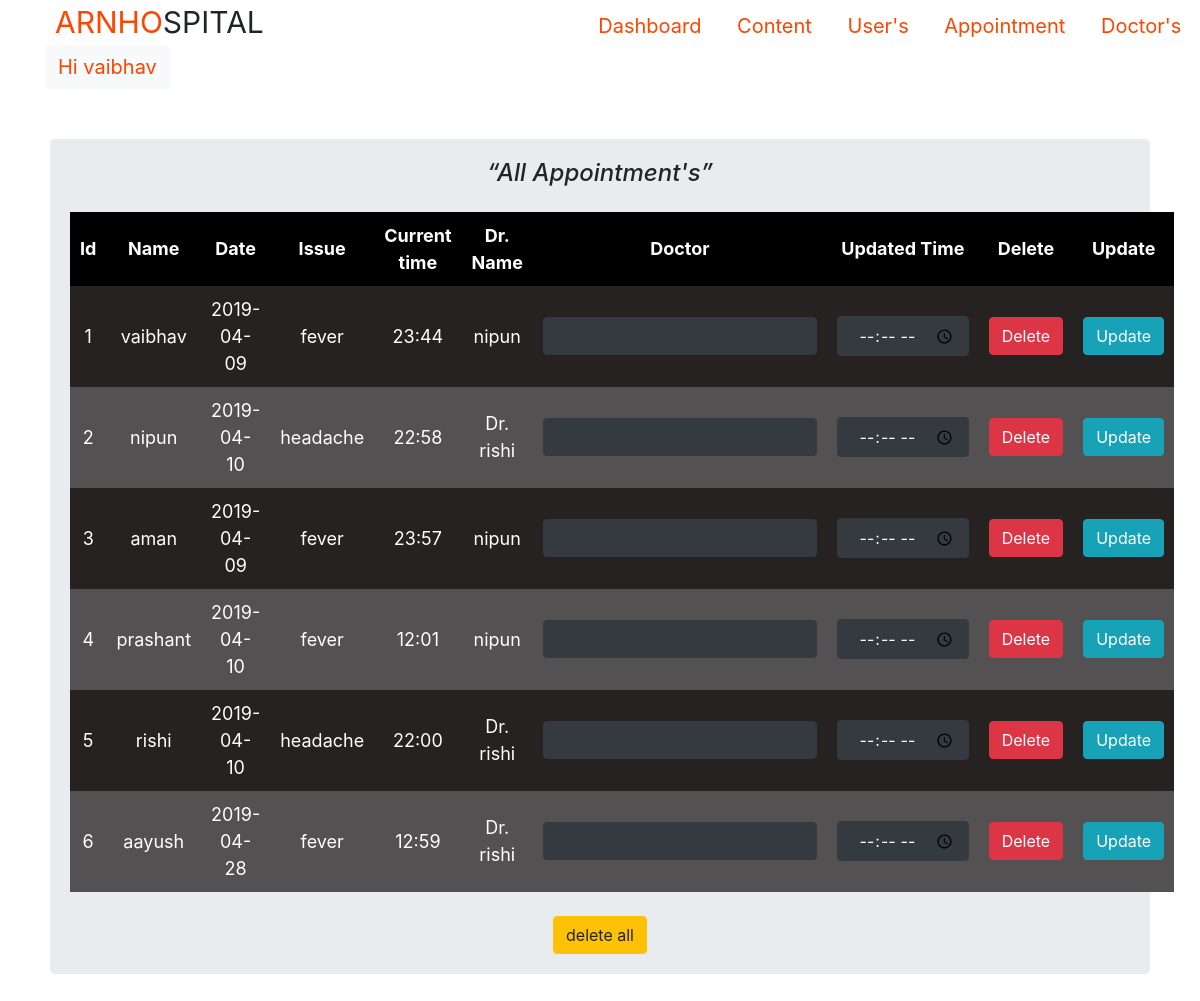
The app's page /admin/appointment.php (signed in) with its own data.
### tables this page shows
CREATE TABLE `appointment` (
  `id` int(20) NOT NULL,
  `name` varchar(255) NOT NULL,
  `date` varchar(100) NOT NULL,
  `issue` varchar(1000) NOT NULL,
  `time` varchar(50) NOT NULL,
  `Doctor` varchar(255) NOT NULL
);

### admin/appointment.php (the view, shortened to what this page needs)
<?php
$con = mysqli_connect("localhost","root","","arnhospital");
?>
<!DOCTYPE html>
<html lang="en">
  <head>
    <link rel="stylesheet" href="bootstrap/bootstrap.css">
    <link rel="stylesheet" href="css/dashboard.css">
    <link rel="stylesheet" href="css/content.css">
    <link rel="stylesheet" href="css/user.css">
  </head>
  <body>
    <div class="container-fluid top-nav">
        <span class="s1">ARNHO</span><span class="s2">SPITAL</span>
        <span class="home">
            <a class="nav-nam" href="dashboard.php">Dashboard</a>
        </span>
        <span class="nav-tag">
            <a class="nav-nam" href="content.php">Content</a>
        </span>
        <span class="nav-tag">
            <a class="nav-nam" href="user.php">User's</a>
        </span>
        <span class="nav-tag">
            <a class="nav-nam" href="#">Appointment</a>
        </span>
        <span class="nav-tag">
            <a class="nav-nam" href="doctor.php">Doctor's</a>
        </span>
        <span class="btn btn-light dropdown nav-tag">
            <a class="nav-nam dropbtn" href="login.php"><?php echo  "Hi ".$_SESSION['admin']; ?></a>
        </span>
    </div>
    <div class="usertable jumbotron">
        <div align="center" >
        <h4 class="mb-4"><i><q>All Appointment's</q></i></h4>
            <table width="100%" cellspacing="1" cellpadding="1">
                <tr>
                    <th>Id</th>
                    <th>Name</th>
                    <th>Date</th>
                    <th>Issue</th>
                    <th>Current time</th>
                    <th>Dr. Name</th>
                    <th>Doctor</th>
                    <th>Updated Time</th>
                    <th>Delete</th>
                    <th>Update</th>
                </tr>
                <?php
                    $appointments = "SELECT * FROM appointment";
                    $result = mysqli_query($con,$appointments);
                    while($row=mysqli_fetch_assoc($result))
                    {
                ?>
                <tr>
                    <td><?php echo @$row[id];?></td>
                    <td><?php echo @$row[name];?></td>
                    <td><?php echo @$row[date];?></td>
                    <td><?php echo @$row[issue];?></td>
                    <td><?php echo @$row[time];?></td>
                    <td><?php echo @$row[Doctor];?></td>
                    <form action="#"  method="post" >
                    <td><input type="text" class="btn btn-dark"  name="doctor"></td>
                    <td><input type="time" class="btn btn-dark"  name="time"></td>
                    <td><button type="submit" class="btn btn-danger" name="delete" value="<?php echo @$row[id];?>" >Delete</button></td>
                    <td><button type="submit" class="btn btn-info" name="update" value="<?php echo @$row[id];?>">Update</button></td>
                    </form>
                </tr>
                <?php
                }
                ?>
            </table>
            <br>
            <div>
                <form action="#" method="post">
                    <button name="delall" class="btn btn-warning" type="submit">delete all</button>
                </form>
            </div>
        </div>
    </div>
</body>
</html>

### admin/css/dashboard.css (style rules this page uses)
html { overflow: scroll; overflow-x: hidden; }
* { margin: 0px; padding: 0px; }
.top-nav { position: static; }
.s1 { color: orangered; font-size: 30px; margin-left: 40px; }
.s2 { font-size: 30px; }
.home { margin-left: 330px; font-size: 20px; }
.dropbtn { border: none; }
.dropdown { position: relative; display: inline-block; }
.nav-tag { margin-left:30px; font-size: 20px; }
.nav-nam { color: orangered; }
td { padding: 10px; }

### admin/css/content.css (style rules this page uses)
html { overflow: scroll; overflow-x: hidden; }

### admin/css/user.css (style rules this page uses)
html { overflow: scroll; overflow-x: hidden; }
.usertable { padding: 20px; margin: 50px; }
table { border-radius: 10px; }
th { text-align: center; padding:10px; background-color:black; color: white; font-size: 18px; }
tr { text-align: center; font-size: 18px; }
tr:nth-child(even) { background-color: rgb(39, 34, 34); color: white; }
tr:nth-child(odd) { background-color: rgb(83, 81, 81); color: white; }
td { padding: 10px; }

### records on screen
appointment: id "1", name "vaibhav", date "2019-04-09", issue "fever", time "23:44", Doctor "nipun"
appointment: id "2", name "nipun", date "2019-04-10", issue "headache", time "22:58", Doctor "Dr. rishi"
appointment: id "3", name "aman", date "2019-04-09", issue "fever", time "23:57", Doctor "nipun"
appointment: id "4", name "prashant", date "2019-04-10", issue "fever", time "12:01", Doctor "nipun"
appointment: id "5", name "rishi", date "2019-04-10", issue "headache", time "22:00", Doctor "Dr. rishi"
appointment: id "6", name "aayush", date "2019-04-28", issue "fever", time "12:59", Doctor "Dr. rishi"

### other values on screen
$_SESSION['admin'] "vaibhav"
